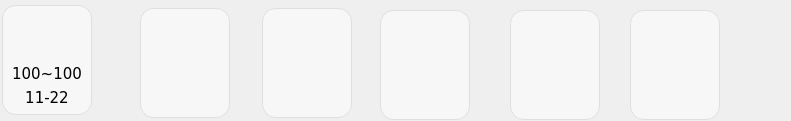
     <widget class="QWidget" name="scrollAreaWidgetContents_2">
      <property name="geometry">
       <rect>
        <x>0</x>
        <y>0</y>
        <width>791</width>
        <height>121</height>
       </rect>
      </property>
      <widget class="QPushButton" name="Icon_Button">
       <property name="geometry">
        <rect>
         <x>22</x>
         <y>10</y>
         <width>50</width>
         <height>50</height>
        </rect>
       </property>
       <property name="minimumSize">
        <size>
         <width>50</width>
         <height>50</height>
        </size>
       </property>
       <property name="maximumSize">
        <size>
         <width>50</width>
         <height>50</height>
        </size>
       </property>
       <property name="styleSheet">
        <string notr="true">border-radius:0px;
background-color:none;
background-image:url(../icon/airQuality/pm10.png);</string>
       </property>
       <property name="text">
        <string/>
       </property>
      </widget>
      <widget class="QPushButton" name="Temperature_Back">
       <property name="geometry">
        <rect>
         <x>2</x>
         <y>5</y>
         <width>90</width>
         <height>110</height>
        </rect>
       </property>
       <property name="minimumSize">
        <size>
         <width>90</width>
         <height>110</height>
        </size>
       </property>
       <property name="maximumSize">
        <size>
         <width>90</width>
         <height>110</height>
        </size>
       </property>
       <property name="styleSheet">
        <string notr="true">border-radius:14px;
background-color: rgb(247, 247, 247);
border-color: rgb(223, 223, 223);
border-width: 1px;
border-style: solid;</string>
       </property>
       <property name="text">
        <string/>
       </property>
      </widget>
      <widget class="QLabel" name="label">
       <property name="geometry">
        <rect>
         <x>7</x>
         <y>64</y>
         <width>80</width>
         <height>20</height>
        </rect>
       </property>
       <property name="minimumSize">
        <size>
         <width>80</width>
         <height>20</height>
        </size>
       </property>
       <property name="maximumSize">
        <size>
         <width>80</width>
         <height>20</height>
        </size>
       </property>
       <property name="font">
        <font>
         <family>Verdana</family>
         <pointsize>11</pointsize>
        </font>
       </property>
       <property name="styleSheet">
        <string notr="true">border-radius:0px;
background-color:none;</string>
       </property>
       <property name="locale">
        <locale language="Chinese" country="China"/>
       </property>
       <property name="text">
        <string>100~100</string>
       </property>
       <property name="alignment">
        <set>Qt::AlignCenter</set>
       </property>
      </widget>
      <widget class="QLabel" name="label_2">
       <property name="geometry">
        <rect>
         <x>7</x>
         <y>88</y>
         <width>80</width>
         <height>20</height>
        </rect>
       </property>
       <property name="minimumSize">
        <size>
         <width>80</width>
         <height>20</height>
        </size>
       </property>
       <property name="maximumSize">
        <size>
         <width>80</width>
         <height>20</height>
        </size>
       </property>
       <property name="font">
        <font>
         <family>Verdana</family>
         <pointsize>11</pointsize>
        </font>
       </property>
       <property name="styleSheet">
        <string notr="true">border-radius:0px;
background-color:none;</string>
       </property>
       <property name="locale">
        <locale language="Chinese" country="China"/>
       </property>
       <property name="text">
        <string>11-22</string>
       </property>
       <property name="alignment">
        <set>Qt::AlignCenter</set>
       </property>
      </widget>
      <widget class="QPushButton" name="Temperature_Back_2">
       <property name="geometry">
        <rect>
         <x>140</x>
         <y>8</y>
         <width>90</width>
         <height>110</height>
        </rect>
       </property>
       <property name="minimumSize">
        <size>
         <width>90</width>
         <height>110</height>
        </size>
       </property>
       <property name="maximumSize">
        <size>
         <width>90</width>
         <height>110</height>
        </size>
       </property>
       <property name="styleSheet">
        <string notr="true">border-radius:14px;
background-color: rgb(247, 247, 247);
border-color: rgb(223, 223, 223);
border-width: 1px;
border-style: solid;</string>
       </property>
       <property name="text">
        <string/>
       </property>
      </widget>
      <widget class="QPushButton" name="Temperature_Back_3">
       <property name="geometry">
        <rect>
         <x>262</x>
         <y>8</y>
         <width>90</width>
         <height>110</height>
        </rect>
       </property>
       <property name="minimumSize">
        <size>
         <width>90</width>
         <height>110</height>
        </size>
       </property>
       <property name="maximumSize">
        <size>
         <width>90</width>
         <height>110</height>
        </size>
       </property>
       <property name="styleSheet">
        <string notr="true">border-radius:14px;
background-color: rgb(247, 247, 247);
border-color: rgb(223, 223, 223);
border-width: 1px;
border-style: solid;</string>
       </property>
       <property name="text">
        <string/>
       </property>
      </widget>
      <widget class="QPushButton" name="Temperature_Back_4">
       <property name="geometry">
        <rect>
         <x>380</x>
         <y>10</y>
         <width>90</width>
         <height>110</height>
        </rect>
       </property>
       <property name="minimumSize">
        <size>
         <width>90</width>
         <height>110</height>
        </size>
       </property>
       <property name="maximumSize">
        <size>
         <width>90</width>
         <height>110</height>
        </size>
       </property>
       <property name="styleSheet">
        <string notr="true">border-radius:14px;
background-color: rgb(247, 247, 247);
border-color: rgb(223, 223, 223);
border-width: 1px;
border-style: solid;</string>
       </property>
       <property name="text">
        <string/>
       </property>
      </widget>
      <widget class="QPushButton" name="Temperature_Back_5">
       <property name="geometry">
        <rect>
         <x>510</x>
         <y>10</y>
         <width>90</width>
         <height>110</height>
        </rect>
       </property>
       <property name="minimumSize">
        <size>
         <width>90</width>
         <height>110</height>
        </size>
       </property>
       <property name="maximumSize">
        <size>
         <width>90</width>
         <height>110</height>
        </size>
       </property>
       <property name="styleSheet">
        <string notr="true">border-radius:14px;
background-color: rgb(247, 247, 247);
border-color: rgb(223, 223, 223);
border-width: 1px;
border-style: solid;</string>
       </property>
       <property name="text">
        <string/>
       </property>
      </widget>
      <widget class="QPushButton" name="Temperature_Back_6">
       <property name="geometry">
        <rect>
         <x>630</x>
         <y>10</y>
         <width>90</width>
         <height>110</height>
        </rect>
       </property>
       <property name="minimumSize">
        <size>
         <width>90</width>
         <height>110</height>
        </size>
       </property>
       <property name="maximumSize">
        <size>
         <width>90</width>
         <height>110</height>
        </size>
       </property>
       <property name="styleSheet">
        <string notr="true">border-radius:14px;
background-color: rgb(247, 247, 247);
border-color: rgb(223, 223, 223);
border-width: 1px;
border-style: solid;</string>
       </property>
       <property name="text">
        <string/>
       </property>
      </widget>
      <zorder>Temperature_Back</zorder>
      <zorder>Icon_Button</zorder>
      <zorder>label</zorder>
      <zorder>label_2</zorder>
      <zorder>Temperature_Back_2</zorder>
      <zorder>Temperature_Back_3</zorder>
      <zorder>Temperature_Back_4</zorder>
      <zorder>Temperature_Back_5</zorder>
      <zorder>Temperature_Back_6</zorder>
     </widget>
